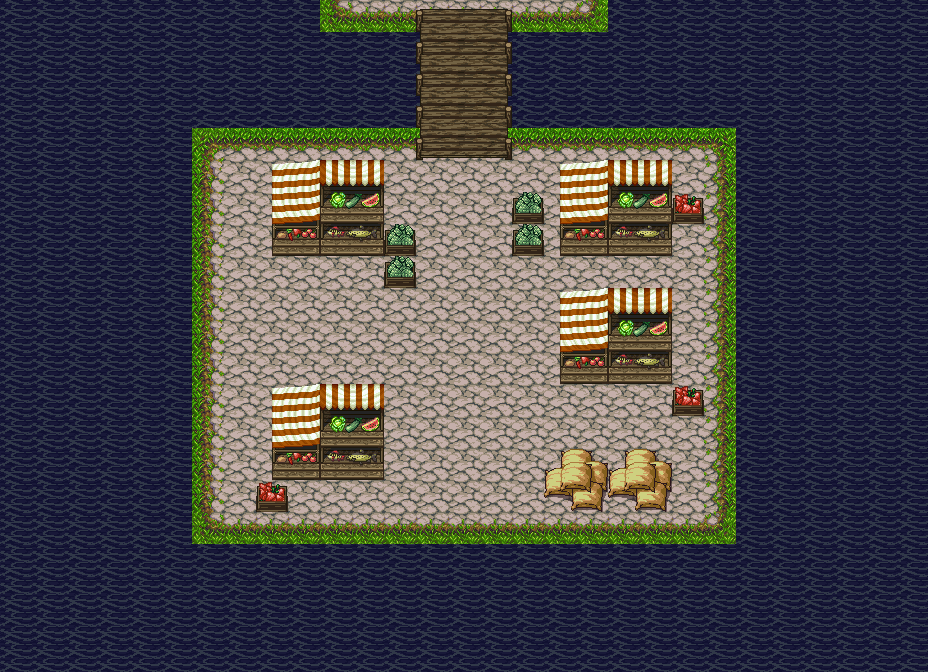

This game map was drawn from its Tiled (.tmx) file and the tilesets committed beside it. A one-line description and the full map source follow:
An orthogonal 29x21 tile map with 32x32 px tiles, 2 tile layers (waterval, Tilelaag 2), 4 tilesets.

<map version="1.0" orientation="orthogonal" renderorder="right-down" width="29" height="21" tilewidth="32" tileheight="32" nextobjectid="1">
 <tileset firstgid="1" name="castle" tilewidth="32" tileheight="32" tilecount="256" columns="16">
  <image source="../Tilesets/Castle.png" width="512" height="512" />
 </tileset>
 <tileset firstgid="257" name="castle2" tilewidth="32" tileheight="32" tilecount="256" columns="16">
  <image source="../Tilesets/Castle2.png" width="512" height="512" />
 </tileset>
 <tileset firstgid="513" name="PathAndObjects" tilewidth="32" tileheight="32" tilecount="256" columns="16">
  <image source="../Tilesets/PathAndObjects.png" width="512" height="512" />
 </tileset>
 <tileset firstgid="769" name="bomb_party_v3" tilewidth="16" tileheight="16" tilecount="48" columns="8">
  <tileoffset x="50" y="50" />
  <image source="../Tilesets/bomb_party_v3.png" width="128" height="96" />
 </tileset>
 <layer name="waterval" width="29" height="21">
  <data encoding="csv">
0,0,0,0,0,0,0,0,0,0,0,0,546,546,546,546,546,546,546,0,0,0,0,0,0,0,0,0,0,
0,0,0,0,0,0,0,0,0,0,0,0,676,676,676,676,676,0,0,0,0,0,0,0,0,0,0,0,0,
0,0,0,0,0,0,0,0,0,0,0,0,676,676,676,676,676,0,0,0,0,0,0,0,0,0,0,0,0,
0,0,0,0,0,0,0,0,0,0,0,0,0,676,676,676,676,676,0,0,0,0,0,0,0,0,0,0,0,
0,0,0,0,0,0,513,514,514,514,514,514,514,514,514,514,514,514,514,514,514,514,515,0,0,0,0,0,0,
0,0,0,0,0,0,529,530,530,530,530,530,530,530,530,530,530,530,530,530,530,530,531,0,0,0,0,0,0,
0,0,0,0,0,0,529,530,530,530,530,530,530,530,530,530,530,530,530,530,530,530,531,0,0,0,0,0,0,
0,0,0,0,0,0,529,530,530,530,530,530,530,530,530,530,530,530,530,530,530,530,531,0,0,0,0,0,0,
0,0,0,0,0,0,529,530,530,530,530,530,530,530,530,530,530,530,530,530,530,530,531,0,0,0,0,0,0,
0,0,0,0,0,0,529,530,530,530,530,530,530,530,530,530,530,530,530,530,530,530,531,0,0,0,0,0,0,
0,0,0,0,0,0,529,530,530,530,530,530,530,530,530,530,530,530,530,530,530,530,531,0,0,0,0,0,0,
0,0,0,0,0,0,529,530,530,530,530,530,530,530,530,530,530,530,530,530,530,530,531,0,0,0,0,0,0,
0,0,0,0,0,0,529,530,530,530,530,530,530,530,530,530,530,530,530,530,530,530,531,0,0,0,0,0,0,
0,0,0,0,0,0,529,530,530,530,530,530,530,530,530,530,530,530,530,530,530,530,531,0,0,0,0,0,0,
0,0,0,0,0,0,529,530,530,530,530,530,530,530,530,530,530,530,530,530,530,530,531,0,0,0,0,0,0,
0,0,0,0,0,0,529,530,530,530,530,530,530,530,530,530,530,530,530,530,530,530,531,0,0,0,0,0,0,
0,0,0,0,0,0,545,546,546,546,546,546,546,546,546,546,546,546,546,546,546,546,547,0,0,0,0,0,0,
0,0,0,0,0,0,0,0,0,0,0,0,0,0,0,0,0,0,0,0,0,0,0,0,0,0,0,0,0,
0,0,0,0,0,0,0,0,0,0,0,0,0,0,0,0,0,0,0,0,0,0,0,0,0,0,0,0,0,
0,0,0,0,0,0,0,0,0,0,0,0,0,0,0,0,0,0,0,0,0,0,0,0,0,0,0,0,0,
0,0,0,0,0,0,0,0,0,0,0,0,0,0,0,0,0,0,0,0,0,0,0,0,0,0,0,0,0
</data>
 </layer>
 <layer name="Tilelaag 2" width="29" height="21">
  <data encoding="csv">
676,676,676,676,676,676,676,676,676,676,545,546,546,692,693,694,546,546,547,676,676,676,676,676,676,676,676,676,676,
676,676,676,676,676,676,676,676,676,676,676,676,676,708,709,710,676,676,676,676,676,676,676,676,676,676,676,676,676,
676,676,676,676,676,676,676,676,676,676,676,676,676,708,709,710,676,676,676,676,676,676,676,676,676,676,676,676,676,
676,676,676,676,676,676,676,676,676,676,676,676,676,708,709,710,676,676,676,676,676,676,676,676,676,676,676,676,676,
676,676,676,676,676,676,0,0,0,0,0,0,0,724,725,726,0,0,0,0,0,0,0,676,676,676,676,676,676,
676,676,676,676,676,676,0,0,525,526,527,528,0,0,0,0,0,525,526,527,528,0,0,676,676,676,676,676,676,
676,676,676,676,676,676,0,0,541,542,543,544,0,0,0,0,637,541,542,543,544,669,0,676,676,676,676,676,676,
676,676,676,676,676,676,0,0,557,558,559,560,637,0,0,0,637,557,558,559,560,0,0,676,676,676,676,676,676,
676,676,676,676,676,676,0,0,0,0,0,0,637,0,0,0,0,0,0,0,0,0,0,676,676,676,676,676,676,
676,676,676,676,676,676,0,0,0,0,0,0,0,0,0,0,0,525,526,527,528,0,0,676,676,676,676,676,676,
676,676,676,676,676,676,0,0,0,0,0,0,0,0,0,0,0,541,542,543,544,0,0,676,676,676,676,676,676,
676,676,676,676,676,676,0,0,0,0,0,0,0,0,0,0,0,557,558,559,560,0,0,676,676,676,676,676,676,
676,676,676,676,676,676,0,0,525,526,527,528,0,0,0,0,0,0,0,0,0,669,0,676,676,676,676,676,676,
676,676,676,676,676,676,0,0,541,542,543,544,0,0,0,0,0,0,0,0,0,0,0,676,676,676,676,676,676,
676,676,676,676,676,676,0,0,557,558,559,560,0,0,0,0,0,650,651,650,651,0,0,676,676,676,676,676,676,
676,676,676,676,676,676,0,0,669,0,0,0,0,0,0,0,0,666,667,666,667,0,0,676,676,676,676,676,676,
676,676,676,676,676,676,0,0,0,0,0,0,0,0,0,0,0,0,0,0,0,0,0,676,676,676,676,676,676,
676,676,676,676,676,676,676,676,676,676,676,676,676,676,676,676,676,676,676,676,676,676,676,676,676,676,676,676,676,
676,676,676,676,676,676,676,676,676,676,676,676,676,676,676,676,676,676,676,676,676,676,676,676,676,676,676,676,676,
676,676,676,676,676,676,676,676,676,676,676,676,676,676,676,676,676,676,676,676,676,676,676,676,676,676,676,676,676,
676,676,676,676,676,676,676,676,676,676,676,676,676,676,676,676,676,676,676,676,676,676,676,676,676,676,676,676,676
</data>
 </layer>
</map>
